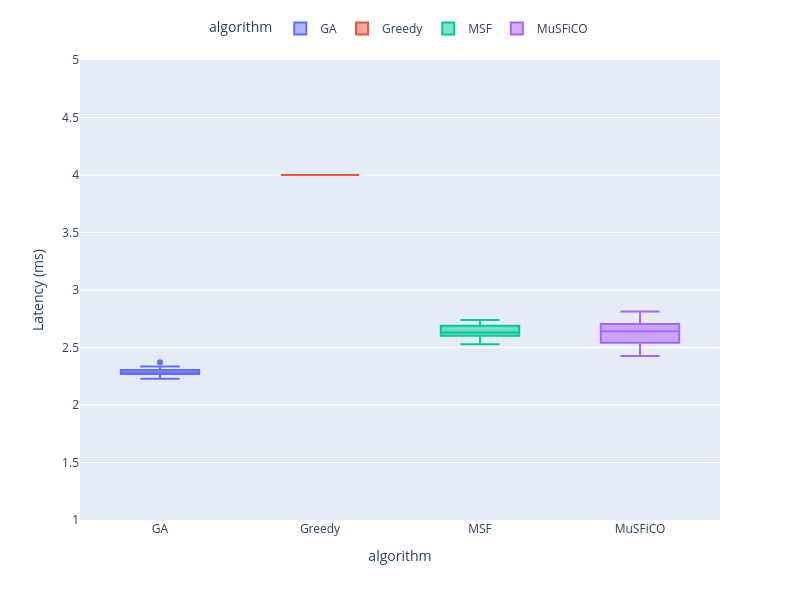

Here is the notebook cell this chart was saved with:
### Code cell
# Chamar a função para criar o gráfico
fig = plot_custom_boxplot(dataframe=latency,x_col="algorithm",y_col="latency",title="", x_label="",y_label="Latency (ms)",color_col="algorithm",y_range=[1, 5])
fig.show()

### Figure 1 — Plotly figure (JSON) as saved in the notebook; plotly's stock layout.template omitted (floating-point values rounded to 4 significant figures)
{"data": [{"alignmentgroup": "True", "hovertemplate": "algorithm=%{x}<br>Latency (ms)=%{y}<extra></extra>", "legendgroup": "GA", "marker": {"color": "#636efa"}, "name": "GA", "notched": false, "offsetgroup": "GA", "orientation": "v", "showlegend": true, "type": "box", "x": ["GA", "GA", "GA", "GA", "GA", "GA", "GA", "GA", "GA", "GA"], "x0": " ", "xaxis": "x", "y": [2.286, 2.278, 2.27, 2.228, 2.334, 2.295, 2.252, 2.373, 2.304, 2.279], "y0": " ", "yaxis": "y"}, {"alignmentgroup": "True", "hovertemplate": "algorithm=%{x}<br>Latency (ms)=%{y}<extra></extra>", "legendgroup": "Greedy", "marker": {"color": "#EF553B"}, "name": "Greedy", "notched": false, "offsetgroup": "Greedy", "orientation": "v", "showlegend": true, "type": "box", "x": ["Greedy", "Greedy", "Greedy", "Greedy", "Greedy", "Greedy", "Greedy", "Greedy", "Greedy", "Greedy"], "x0": " ", "xaxis": "x", "y": [4, 4, 4, 4, 4, 4, 4, 4, 4, 4], "y0": " ", "yaxis": "y"}, {"alignmentgroup": "True", "hovertemplate": "algorithm=%{x}<br>Latency (ms)=%{y}<extra></extra>", "legendgroup": "MSF", "marker": {"color": "#00cc96"}, "name": "MSF", "notched": false, "offsetgroup": "MSF", "orientation": "v", "showlegend": true, "type": "box", "x": ["MSF", "MSF", "MSF", "MSF", "MSF", "MSF", "MSF", "MSF", "MSF", "MSF"], "x0": " ", "xaxis": "x", "y": [2.689, 2.63, 2.674, 2.529, 2.735, 2.58, 2.63, 2.63, 2.738, 2.602], "y0": " ", "yaxis": "y"}, {"alignmentgroup": "True", "hovertemplate": "algorithm=%{x}<br>Latency (ms)=%{y}<extra></extra>", "legendgroup": "MuSFiCO", "marker": {"color": "#ab63fa"}, "name": "MuSFiCO", "notched": false, "offsetgroup": "MuSFiCO", "orientation": "v", "showlegend": true, "type": "box", "x": ["MuSFiCO", "MuSFiCO", "MuSFiCO", "MuSFiCO", "MuSFiCO", "MuSFiCO", "MuSFiCO", "MuSFiCO", "MuSFiCO", "MuSFiCO"], "x0": " ", "xaxis": "x", "y": [2.678, 2.598, 2.666, 2.808, 2.542, 2.704, 2.523, 2.615, 2.427, 2.812], "y0": " ", "yaxis": "y"}], "layout": {"boxmode": "overlay", "height": 600, "legend": {"orientation": "h", "title": {"text": "algorithm"}, "tracegroupgap": 0, "x": 0.5, "xanchor": "center", "y": 1.1}, "margin": {"t": 60}, "title": {"x": 0.5}, "width": 800, "xaxis": {"anchor": "y", "autorange": true, "categoryarray": ["GA", "Greedy", "MSF", "MuSFiCO"], "categoryorder": "array", "domain": [0, 1], "range": [-0.5, 3.5], "title": {"text": "algorithm"}, "type": "category"}, "yaxis": {"anchor": "x", "domain": [0, 1], "range": [1, 5], "title": {"text": "Latency (ms)"}, "type": "linear"}}}
